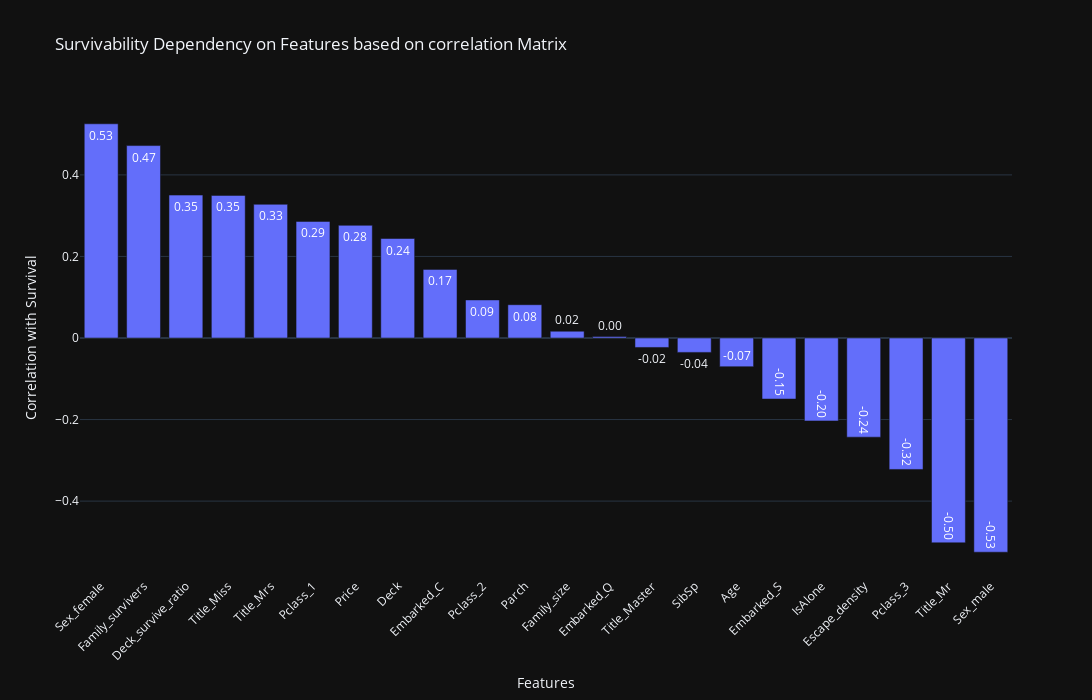

This figure's notebook cell:
### Code cell
X = df.iloc[:X_max_index]
test_df = df.iloc[X_max_index:]

correlation = full_df.corr()['Survived'].sort_values(ascending=False)

correlation = correlation[1:]

fig = px.bar(correlation,
             y=correlation.values,
             x=correlation.index,
             text_auto='.2f',
             labels={'x': 'Feature', 'y': 'Correlation with Survival'},
             title='Survivability Dependency on Features based on correlation Matrix')

fig.update_layout(
    xaxis_title="Features",
    yaxis_title="Correlation with Survival",
    xaxis_tickangle=-45,
    width=1300,
    height=700
)

fig.show()

### Figure 1 — Plotly figure (JSON) as saved in the notebook; plotly's stock layout.template omitted (floating-point values rounded to 4 significant figures)
{"data": [{"alignmentgroup": "True", "hovertemplate": "index=%{x}<br>Correlation with Survival=%{y}<extra></extra>", "legendgroup": "", "marker": {"color": "#636efa", "pattern": {"shape": ""}}, "name": "", "offsetgroup": "", "orientation": "v", "showlegend": false, "textposition": "auto", "texttemplate": "%{y:.2f}", "x": ["Sex_female", "Family_survivers", "Deck_survive_ratio", "Title_Miss", "Title_Mrs", "Pclass_1", "Price", "Deck", "Embarked_C", "Pclass_2", "Parch", "Family_size", "Embarked_Q", "Title_Master", "SibSp", "Age", "Embarked_S", "IsAlone", "Escape_density", "Pclass_3", "Title_Mr", "Sex_male"], "xaxis": "x", "y": [0.5253, 0.4718, 0.3504, 0.3497, 0.3278, 0.2859, 0.2763, 0.244, 0.1682, 0.09335, 0.08163, 0.01664, 0.00365, -0.02317, -0.03532, -0.07032, -0.1497, -0.2034, -0.2432, -0.3223, -0.5022, -0.5253], "yaxis": "y", "type": "bar"}], "layout": {"xaxis": {"anchor": "y", "domain": [0.0, 1.0], "title": {"text": "Features"}, "tickangle": -45}, "yaxis": {"anchor": "x", "domain": [0.0, 1.0], "title": {"text": "Correlation with Survival"}}, "legend": {"tracegroupgap": 0}, "title": {"text": "Survivability Dependency on Features based on correlation Matrix"}, "barmode": "relative", "width": 1300, "height": 700}}
